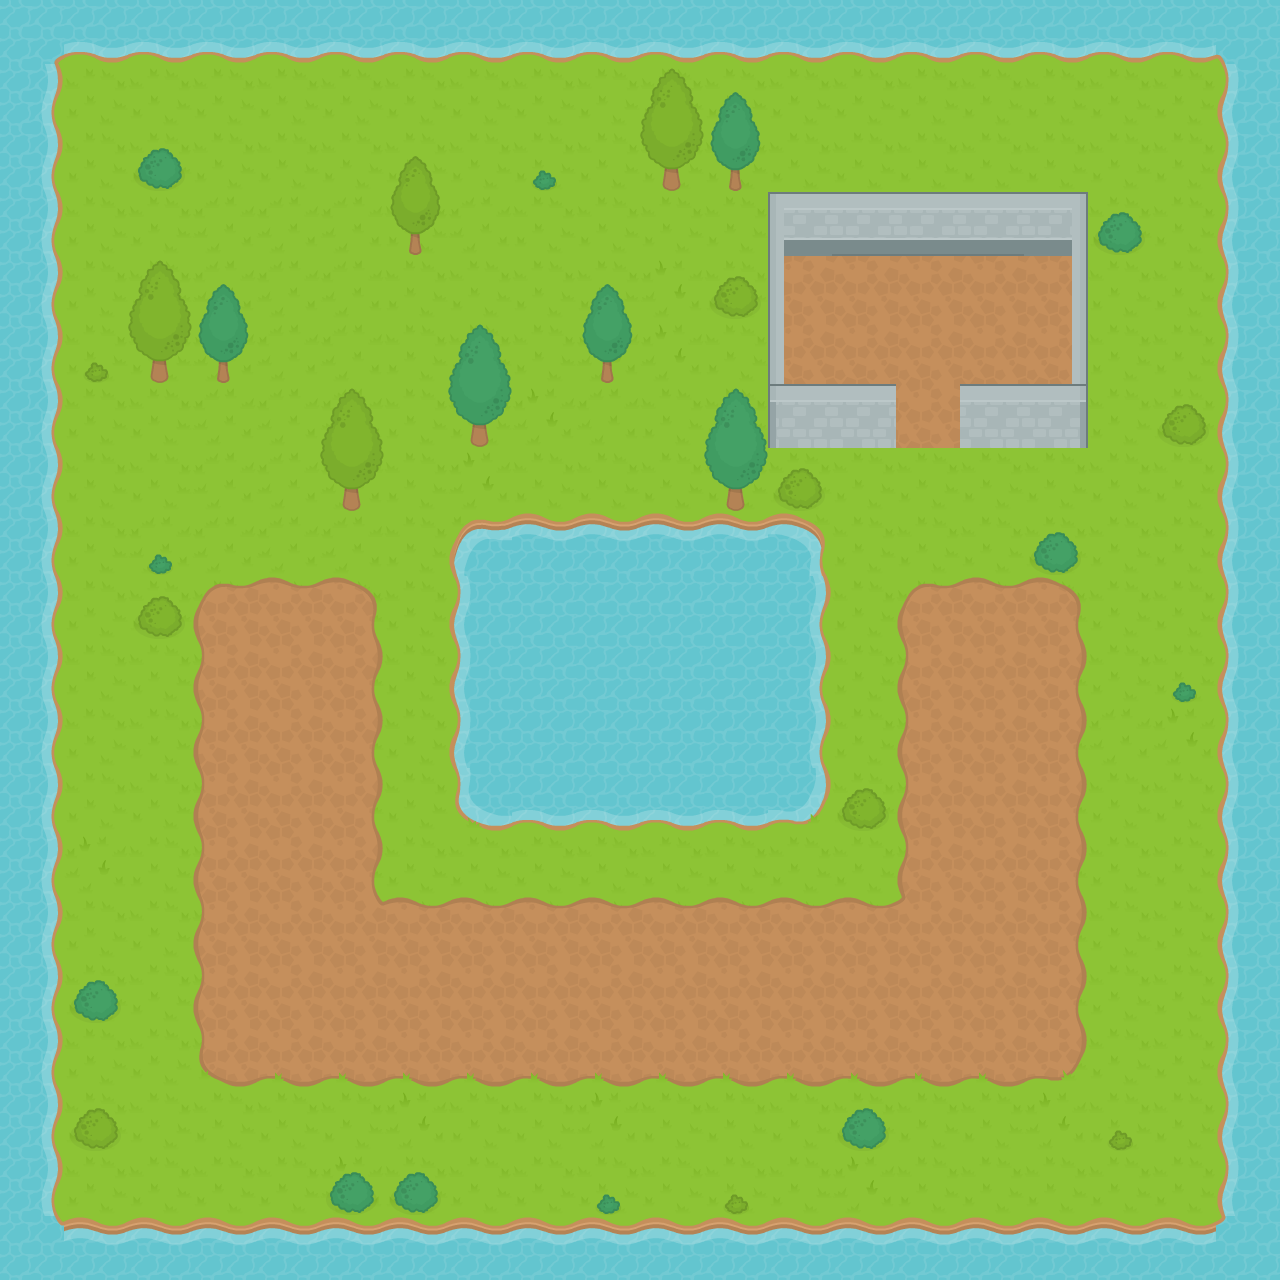

Tiled map render using the project's own tile images. Description and the map definition, with tile-layer contents summarised, below:
An orthogonal 20x20 tile map with 64x64 px tiles, 3 tile layers (Background, Scenery, Overlay) and 24 objects (3x coin, door, key, player).

<map version="1.0" orientation="orthogonal" renderorder="right-down" width="20" height="20" tilewidth="64" tileheight="64" nextobjectid="36">
 <tileset firstgid="1" name="rpg-tiles-64" tilewidth="64" tileheight="64" tilecount="260">
  <image source="rpg-tiles-64.png" width="1280" height="832" />
 </tileset>
 <layer name="Background" width="20" height="20">
  <data>[400 cells, 400 non-empty, 27 distinct tile ids]</data>
 </layer>
 <layer name="Scenery" width="20" height="20">
  <data>[400 cells, 42 non-empty, 16 distinct tile ids]</data>
 </layer>
 <layer name="Overlay" width="20" height="20">
  <data>[400 cells, 9 non-empty, 4 distinct tile ids]</data>
 </layer>
 <objectgroup name="ObjectData">
  <object id="14" name="coin" x="841.333" y="298.667" width="32" height="32" />
  <object id="15" name="coin" x="912" y="297.333" width="32" height="32" />
  <object id="16" name="coin" x="982.667" y="296" width="32" height="32" />
  <object id="17" name="door" x="896" y="384" width="64" height="64" />
  <object id="18" name="key" x="252" y="128" width="72" height="41.3333" />
  <object id="28" name="player" x="614.667" y="1040" width="48" height="48" />
 </objectgroup>
 <objectgroup name="PhysicsData">
  <object id="1" x="766.667" y="196.97" width="24.2424" height="242.424" />
  <object id="2" x="1066.67" y="193.939" width="18.1818" height="251.515" />
  <object id="3" x="766.667" y="193.333" width="318.667" height="64" />
  <object id="6" x="962.667" y="385.333" width="124" height="62.6667" />
  <object id="8" x="772" y="384" width="120" height="61.3333" />
  <object id="13" x="453.333" y="520" width="370.667" height="304" />
  <object id="21" x="129.333" y="320" width="124" height="62.6667" />
  <object id="22" x="320" y="446.667" width="61.3333" height="64" />
  <object id="23" x="449.333" y="381.333" width="61.3333" height="65.3333" />
  <object id="24" x="577.333" y="318.667" width="60" height="65.3333" />
  <object id="25" x="704" y="448" width="64" height="65.3333" />
  <object id="26" x="641.333" y="125" width="124" height="62.9997" />
  <object id="27" x="385.333" y="193.333" width="60" height="61.3333" />
  <object id="29" x="0" y="-2" width="1278" height="54" />
  <object id="30" x="0" y="1216" width="1278" height="54" />
  <object id="31" x="1280" y="1270" width="2" />
  <object id="33" x="0" y="0" width="54" height="1274" />
  <object id="35" x="1218" y="0" width="64" height="1272" />
 </objectgroup>
</map>
